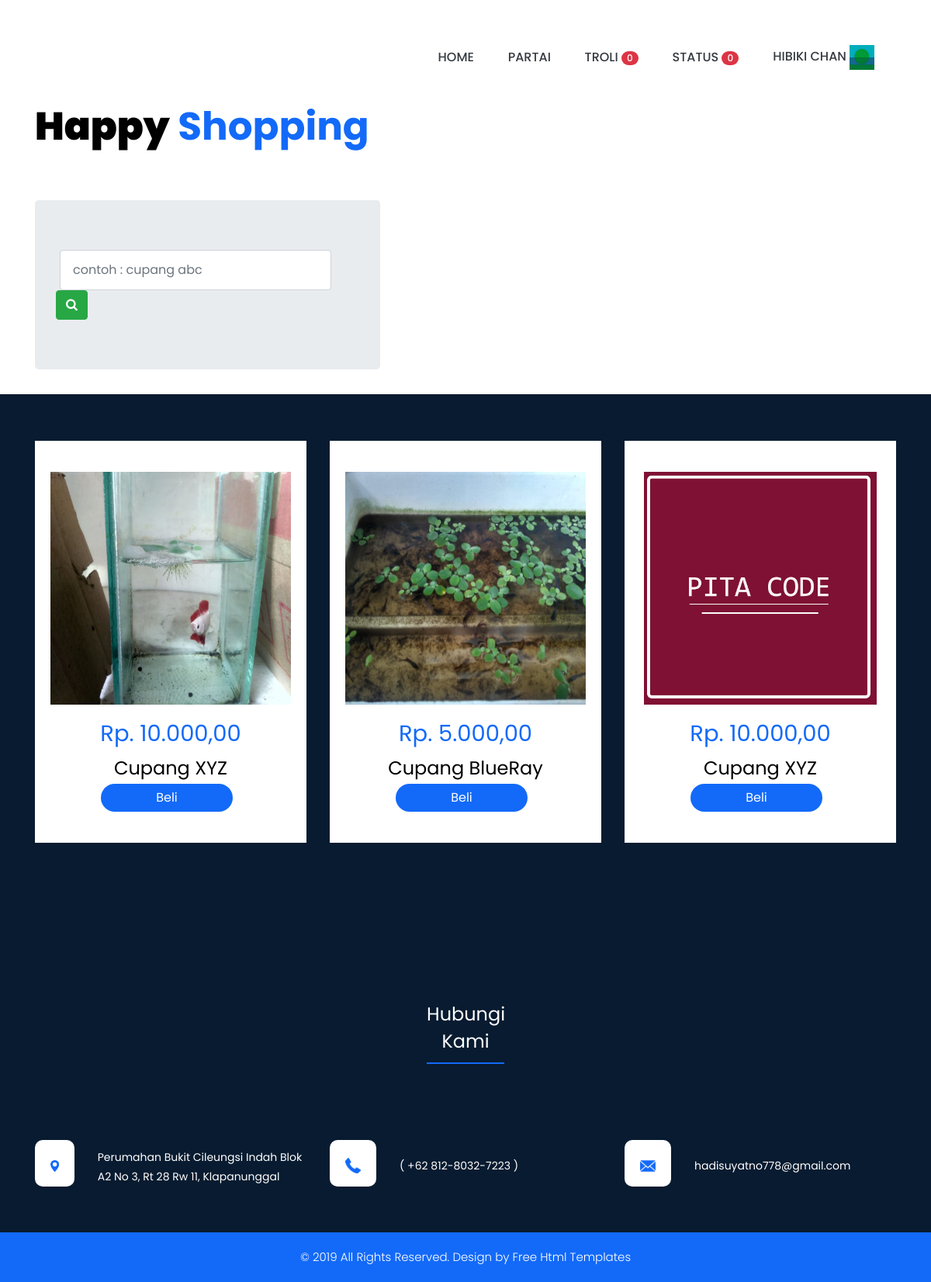
The page /belanja/index.php (signed in) on the database its author committed.
### tables this page shows
CREATE TABLE `tb_customer` (
  `id` int(11) NOT NULL,
  `kduser` text NOT NULL,
  `username` text NOT NULL,
  `password` text NOT NULL,
  `nama` text NOT NULL,
  `kontak` text NOT NULL,
  `alamat` text NOT NULL,
  `foto` text NOT NULL,
  `tstamp` text NOT NULL
);

CREATE TABLE `tb_produk` (
  `id` int(11) NOT NULL,
  `kdproduk` text NOT NULL,
  `nm_produk` text NOT NULL,
  `stok` text NOT NULL,
  `harga` text NOT NULL,
  `deskripsi` text NOT NULL,
  `jenis` text NOT NULL,
  `foto` text NOT NULL,
  `tstamp` text NOT NULL
);

### belanja/awal.php (the view, shortened to what this page needs)
<?php include 'comp/header.php'; ?>
   <body class="main-layout">
      <div id="plant" class="section  product mt-5" >
         <div class="container">
            <div class="row">
               <div class="col-md-12 ">
                  <div class="titlepage">
                     <h2><strong class="black" id="product"> Happy</strong>  Shopping</h2>
                  </div>
               </div>
            </div>
            <div class="row">
              <div class="col-md-5">
                <div class="jumbotron">
                     <form action="" method="POST">
  <div class="form-row align-items-center">
    <div class="col-auto">
      <input type="text" class="form-control" name="cari" id="inlineFormInput" placeholder="contoh : cupang abc">
    </div>
      <button type="submit" name="go" class="btn btn-success"><i class="fa fa-search"></i></button>
  </div>
</form>
                </div>
              </div>
            </div>
         </div>
      </div>
                      <div class="clothes_main section ">
          <div class="container">
            <div class="row">
              <?php
                foreach (select__product() as $pro):
                 ?>
               <div class="col-xl-4 col-lg-4 col-md-6 col-sm-12">
                  <div class="sport_product">
                     <figure><?= '<img src="../assets/images/produk/'.$pro['foto'].'">';?></figure>
                    <h3><strong class="price_text"><?= rupiah($pro['harga']);?></strong></h3>
                     <h4><?=$pro['nm_produk']?></h4>
                     <a href="?r=detail&pid=<?=$pro['kdproduk'];?>"><button class="btn btn-primary mt-2">Beli</button></a>
                  </div>
               </div><?php endforeach; ?>
             </div>
            </div>
           </div>
<?php include 'comp/footer.php'; ?>

### belanja/index.php (shortened to what this page needs)
<?php
$nama_app = " | Queen Cupang";
$rute = (isset($_GET['r']))?$_GET['r']:"awal";
switch ($rute) {
	case 'awal': default: $judul = "Welcome $nama_app"; include 'awal.php'; break;
}
 ?>

### belanja/comp/header.php (shortened to what this page needs)
<?php require 'fungsi/fungsi.php'; ?>
<?php
foreach (select__cust() as $cust):
 ?>
<!DOCTYPE html>
<html lang="en">
   <head>
      <link rel="stylesheet" href="<?=url()?>css/bootstrap.min.css">
      <link rel="stylesheet" href="<?=url()?>css/style.css">
      <link rel="stylesheet" href="<?=url()?>css/responsive.css">
      <link rel="stylesheet" href="<?=url()?>css/jquery.mCustomScrollbar.min.css">
      <link rel="stylesheet" href="https://netdna.bootstrapcdn.com/font-awesome/4.0.3/css/font-awesome.css">
      <link rel="stylesheet" href="<?=url()?>css/owl.carousel.min.css">
      <link rel="stylesheet" href="<?=url()?>css/owl.theme.default.min.css">
      <link rel="stylesheet" href="https://cdnjs.cloudflare.com/ajax/libs/fancybox/2.1.5/jquery.fancybox.min.css" media="screen">
   </head>
      <header class="section">
         <div class="header">
            <div class="container">
               <div class="row">
                  <div class="col-xl-3 col-lg-3 col-md-3 col-sm-3 col logo_section">
                  </div>
                  <div class="col-xl-9 col-lg-9 col-md-9 col-sm-9 mt-2">
                     <div class="menu-area">
                        <div class="limit-box">
                           <nav class="main-menu">
                              <ul class="menu-area-main">
                                 <li> <a class="text-dark" href="index.php">Home</a> </li>
                                 <li><a class="text-dark" href="?r=partai">Partai</a></li>
                                 <li>
                                    <a class="text-dark" href="?r=detail&s=troli">troli
                                      <?php
                                      global $koneksi;
                                      $kduser = $_SESSION['kduser2'];
                                      $select = mysqli_query($koneksi, "SELECT count(id) AS jtroli FROM tb_keranjang WHERE kduser='$kduser'");
                                      $r = mysqli_fetch_array($select);
                                      echo '<span class="badge badge-pill badge-danger">'.$r['jtroli'].'</span>';
                                       ?>
                                    </a></li>
                                     <li>
                                    <a class="text-dark" href="?r=detail&s=status">Status
                                      <?php
                                      global $koneksi;
                                      $kduser = $_SESSION['kduser2'];
                                      $select = mysqli_query($koneksi, "SELECT count(id) AS jstatus FROM tb_transaksi WHERE kduser='$kduser'");
                                      $r = mysqli_fetch_array($select);
                                      echo '<span class="badge badge-pill badge-danger">'.$r['jstatus'].'</span>';
                                       ?>
                                    </a></li>
                                 <li class="mr-2">
                                    <div class="dropdown show">
                                       <a class="text-dark" href="#" role="button" id="dropdownMenuLink" data-toggle="dropdown" aria-haspopup="true" aria-expanded="false"><?=$cust['nama'];?>
                                            <?php
                          if ($cust['foto'] != "") {
                                       echo '<img src="../assets/images/customer/'.$cust['foto'].'" width="64">';
                                     }else{
                                        echo gambar("default.png", "32");
                                     }
                                     ?>
                                       </a>
                                    </div>
                                </li>
                              </ul>
                           </nav>
                        </div>
                     </div>
                  </div>
               </div>
            </div>
         </div>
      </header><?php endforeach;?>

### belanja/fungsi/fungsi.php (shortened to what this page needs)
<?php
$koneksi = mysqli_connect('localhost','root','','toko_cupang');
function select__cust()
{
	global $koneksi;
	$id = $_SESSION['idtoko2'];
	return mysqli_query($koneksi, "SELECT * FROM tb_customer WHERE id='$id'");
}
function select__product()
{
	global $koneksi;
	if (isset($_POST['go'])) {
		$cari = $_POST['cari'];
		return mysqli_query($koneksi, "SELECT * FROM tb_produk WHERE nm_produk LIKE '%".$cari."%'");
	}else{
		return mysqli_query($koneksi, "SELECT * FROM tb_produk");
	}
}
function gambar($img, $size)
{
	return '<img src="//localhost/tokoonline-master/assets/images/'.$img.'"  width='.$size.'>';
}
function url()
{
	return $url = "//localhost/tokoonline-master/assets/";
}
function rupiah($angka){
	$hasil = "Rp. ". number_format($angka,2,',','.');
	return $hasil;
}
 ?>

### belanja/comp/footer.php (shortened to what this page needs)
 <div id="footer" class="Address layout_padding">
       <div class="container">
          <div class="row">
             <div class="col-sm-12">
               <div class="titlepage">
                  <div class="main">
                     <h1 class="address_text mb-5">Hubungi Kami</h1>
                  </div>
               </div>
             </div>
          </div>
               <div class="address_2 mb-5">
                  <div class="row">
                     <div class="col-sm-12 col-md-12 col-lg-4">
                       <div class="site_info">
                          <span class="info_icon"><?=gambar("map-icon.png","64");?></span>
                          <span style="margin-top: 10px;">Perumahan Bukit Cileungsi Indah Blok A2 No 3, Rt 28 Rw 11, Klapanunggal</span></div>
                     </div>
                     <div class="col-sm-12 col-md-12 col-lg-4">
                       <div class="site_info">
                          <span class="info_icon"><?=gambar("phone-icon.png", "64");?></span>
                          <span style="margin-top: 21px;">( +62 812-8032-7223 )</span></div>
                     </div>
                  <div class="col-sm-12 col-md-12 col-lg-4">
                       <div class="site_info">
                          <span class="info_icon"><?=gambar("email-icon.png", "64");?></span>
                          <span style="margin-top: 21px;">hadisuyatno778@gmail.com</span></div>
                     </div>
                     </div>
                  </div>
               </div>
       </div>
      <div id="plant" class="footer layout_padding">
         <div class="container">
            <p>© 2019 All Rights Reserved. Design by<a href="https://html.design/"> Free Html Templates</a></p>
         </div>
      </div>
   </body>
</html>

### assets/css/style.css (style rules this page uses)
* { box-sizing: border-box !important; transition: ease all 0.5s; }
html { scroll-behavior: smooth; }
body { color: #666666; font-size: 14px; font-family: poppins; line-height: 1.80857; font-weight: normal; overflow-x: hidden; }
a { color: #1f1f1f; text-decoration: none !important; outline: none !important; -webkit-transition: all .3s ease-in-out; -moz-transition: all .3s ease-in-out; -ms-transition: all .3s ease-in-out; -o-transition: all .3s ease-in-out; transition: all .3s ease-in-out; }
h1, h2, h3, h4, h5, h6 { letter-spacing: 0; font-weight: normal; position: relative; padding: 0 0 10px 0; font-weight: normal; line-height: normal; color: #111111; margin: 0 }
h1 { font-size: 24px }
h2 { font-size: 22px }
h3 { font-size: 18px }
h4 { font-size: 16px }
*, *::after, *::before { -webkit-box-sizing: border-box; -moz-box-sizing: border-box; box-sizing: border-box; }
ul, li, ol { margin: 0px; padding: 0px; list-style: none; }
p { margin: 20px; font-weight: 300; font-size: 15px; line-height: 24px; }
a { color: #222222; text-decoration: none; outline: none !important; }
a, .btn { text-decoration: none !important; outline: none !important; -webkit-transition: all .3s ease-in-out; -moz-transition: all .3s ease-in-out; -ms-transition: all .3s ease-in-out; -o-transition: all .3s ease-in-out; transition: all .3s ease-in-out; }
img { max-width: 100%; height: auto; }
.badge { font-weight: 500; }
button { border: 0; margin: 0; padding: 0; cursor: pointer; }
.layout_padding { padding-top: 90px; padding-bottom: 90px; }
.header { background-color: rgba(0, 0, 0, 0); background-repeat: repeat; background-size: auto; position: absolute; z-index: 999; width: 100%; left: 0; top: 0; padding: 0; padding-top: 0px; background-size: 100% 100%; background-repeat: no-repeat; min-height: 110px; padding-top: 45px }
nav.main-menu { float: right; margin-left: 0; }
.main-menu { text-align: center; }
.main-menu ul { margin: 0; list-style-type: none; margin-bottom: 10px; }
.main-menu ul>li { display: inline-block; position: relative; }
.main-menu ul>li a { line-height: 20px; font-size: 16px; display: block; font-weight: 500; color: #ffffff; padding: 22px 20px; text-transform: uppercase; }
.main-menu ul li:first-child { margin-left: 0; }
.main-menu ul>li { position: inherit; display: inline-block; vertical-align: middle; }
.btn-primary { background: #081b30; border: indianred; max-width: 170px; width: 100%; margin-right: 10px; border-radius: 25px; }
.layout_padding { padding-top: 90px 0px; }
.titlepage { padding-bottom: 50px; }
.titlepage h2 { padding: 0px 0px 0px 0px; font-size: 50px; font-weight: bold; color: #136af8; line-height: 50px; position: relative; margin-bottom: 20px; }
.clothes_main { width: 100%; float: left; background-color: #081b30; height: auto; padding: 60px 0px; }
form { background: #081b30 padding: 35px 30px; }
.footer { background-color: #212120; text-align: center; }
.sport_product { padding: 40px 20px; background: #fff; text-align: center; }
.price_text { font-size: 20px; color: #1369f5; }
.sport_product figure { margin:0; }
.sport_product figure img { height: 300px; }
.sport_product h3 { font-size: 29px; line-height: 25px; padding-top: 25px; }
.sport_product h4 { color: #000; font-size: 24px; line-height: 24px; padding: 10px 0px 0px 0px; }
.price_text { text-align: center; font-size: 29px; color: #136af8; padding-top: 25px; line-height: 25px; font-weight:normal; }
.section { float: left; width: 100%; }
.Address { width: 100%; float: left; background-color: #081b30; height: auto; padding: 83px 0 0 0; }
.address_text { width: 100%; text-align: center; margin: 0px; border-bottom: 2px solid #136af8; color: #fff; }
.main { width: 9%; margin: 0 auto; text-align: center; margin-top: 40px; }
.address_2 { width: 100%; float: left; }
.footer { width: 100%; float: left; background-color: #136af8; height: auto; padding: 0px; }
.site_info { display: flex; color: #fff; padding-bottom: 10px; }
.info_icon { background-color: #fff; padding: 20px; margin-right: 30px; width: 60px; height: 60px; border-radius: 10px; }
button.btn.btn-primary,button.btn.btn-primary:hover,button.btn.btn-primary:focus { background: #136af8; padding: 10 40px; }
.product { padding-top: 90px; }
.product .titlepage h2 { color: #136af8; }
.black { color: #000; }
.form-control { padding: 13px 16px; }
.footer p { color: #fff; }
.footer p a { color: #fff; }
.main-menu ul > li a { padding-top: 5px; }
.sport_product { margin-bottom: 20px; }

### rows shown on the page
tb_customer: jtroli "0", jstatus "0", nama "HIBIKI CHAN", shows a picture
tb_produk: foto (picture), harga "Rp. 10.000,00", nm_produk "Cupang XYZ"
tb_produk: foto (picture), harga "Rp. 5.000,00", nm_produk "Cupang BlueRay"
tb_produk: foto (picture), harga "Rp. 10.000,00", nm_produk "Cupang XYZ"
